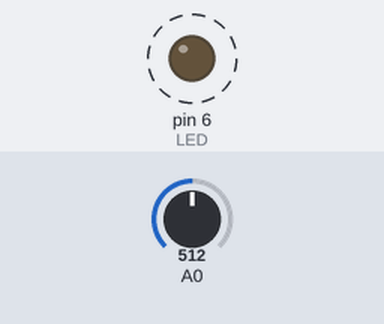
Bench run of a sketch on a simulated Arduino Uno, built with avr-gcc and run on an emulated ATmega328P. On the bench: output pins drawn as LEDs (lit = HIGH). Dashed ring = blinking. The test bench sets the inputs (shaded band); at power-on: A0 = 512. What the sketch prints to the serial monitor is not drawn.

Above: at 1.8 s.
1.9 s: A0 set to 0
At 3.1 s:
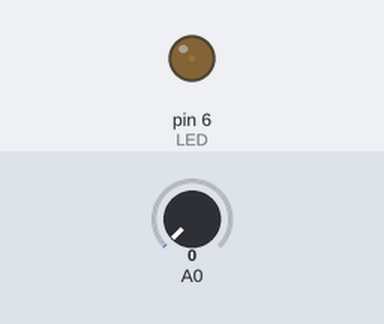
3.6 s: A0 set to 122
At 3.9 s:
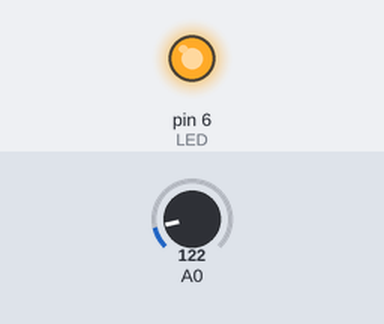
Timing chart, 0 to 13.1 s (numbered marks = the images above; inputs shaded):
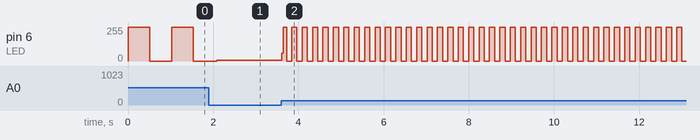

The sketch:

_120315_phototransistorcontrolledLED.ino
```cpp
//example 06 sort of (pg64): control an LED with an analog input from a potentiameter


const int LED = 6;   // define what pin the LED is on
int val = 0;

void setup(){
  Serial.begin(9600);
  pinMode(LED,OUTPUT);  //Set the pin the LED is on to an output pin
}

void loop(){
    val = analogRead(0);  //read analog signal on pin A0
    digitalWrite(LED, HIGH);  //run pin LED high
    delay(val);   //delay for the time specified by the analog signal read from pin A0
    digitalWrite(LED, LOW);  //run pin LED low
    delay(val);  //delay for the time specified by the analog signal read from pin A0
    Serial.print(val);
  }
```

Measured:
- after the input at 3.6 s, pin 6 (LED): 6/255 → 57/255 at once, then moves between 0/255 and 255/255, repeating every 0.24 s
- by itself, pin 6 (LED): alternates 255/255 for 0.51 s and 0/255 for 0.51 s
